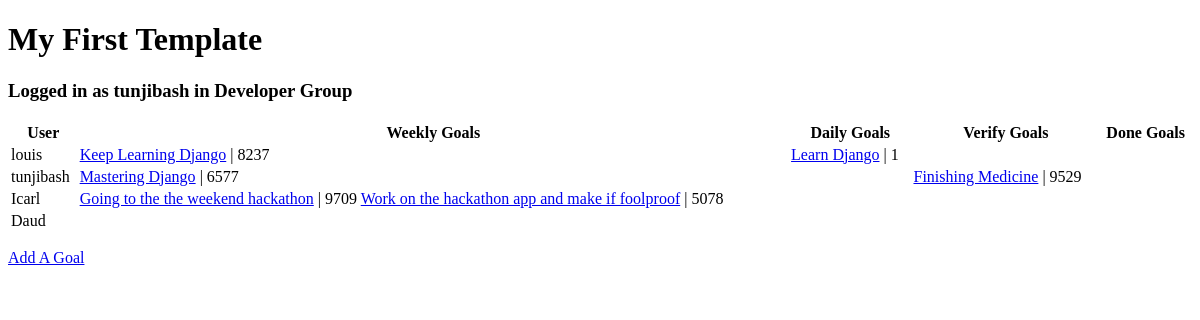
The page /bashorunemmascrumy/home (signed in) on the database as committed earlier.
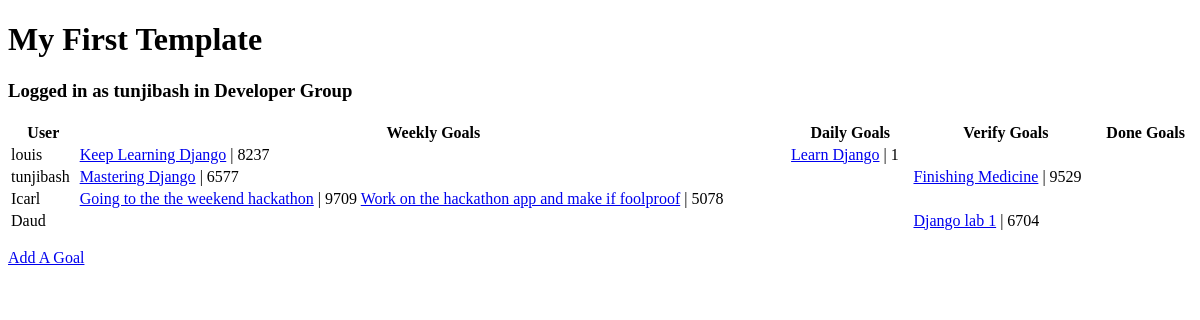
The same page on the database as committed later.
### bashorunemmascrumy/models.py (models this page shows)
class ScrumyGoals(models.Model):
    goal_name = models.CharField(max_length=50)
    goal_id = models.IntegerField()
    created_by = models.CharField(max_length=50)
    moved_by = models.CharField(max_length=50)
    owner = models.CharField(max_length=50)
    goal_status = models.ForeignKey(GoalStatus, on_delete=models.CASCADE)
    user = models.ForeignKey(User, related_name="user_goal", on_delete=models.CASCADE)
    def __str__(self):
        return self.goal_name

### bashorunemmascrumy/views.py (the view)
# urls.py: path('home', views.home),
@login_required(login_url="/bashorunemmascrumy/accounts/login")
def home(request):
    goal = ScrumyGoals.objects.get(goal_name="Keep Learning Django")
    all_users = User.objects.all()
    weekly_goals = GoalStatus.objects.get(status_name="Weekly Goal")
    goals_weekly = weekly_goals.scrumygoals_set.all()
    daily_goals = GoalStatus.objects.get(status_name="Daily Goal")
    goals_daily = daily_goals.scrumygoals_set.all()
    verify_goals = GoalStatus.objects.get(status_name="Verify Goal")
    goals_verify = verify_goals.scrumygoals_set.all()
    done_goals = GoalStatus.objects.get(status_name="Done Goal")
    goals_done = done_goals.scrumygoals_set.all()
    dictionary = {'users': all_users, 'weekly': goals_weekly, 'daily': goals_daily, 'verify': goals_verify, 'done': goals_done}
    return render(request, "bashorunemmascrumy/home.html", dictionary)

### bashorunemmascrumy/templates/bashorunemmascrumy/home.html (shortened to what this page needs)
<!DOCTYPE html>
<html lang="en-US">
<head>
</head>
<body>
	<h1>My First Template</h1>
	<h3>Logged in as {{ request.user }} in {{ request.user.groups.all.0 }} Group </h3>
	<table style="width : 100%">
		<tr>
			<th>User</th>
			<th>Weekly Goals</th>
			<th>Daily Goals</th>
			<th>Verify Goals</th>
			<th>Done Goals</th>
		</tr>
		{% for user in users %}
		<tr>
			<td>{{user}}</td>
			<td>{% for goal in weekly %}
				{%if goal.user.username == user.username %}
				<a href={% url 'bashorunemmascrumy:movegoal' goal.goal_id %}>{{goal}}</a> | {{goal.goal_id}}
				{%endif%}
				{%endfor%}
			</td>
			<td>
				{% for goal in daily%}
				{%if goal.user.username == user.username%}
				<a href={% url 'bashorunemmascrumy:movegoal' goal.goal_id %}>{{goal}}</a> | {{goal.goal_id}}
				{%endif%}
				{%endfor%}
			</td>
			<td>
				{% for goal in verify%}
				{%if goal.user.username == user.username %}
				<a href={% url 'bashorunemmascrumy:movegoal' goal.goal_id %}>{{goal}}</a> | {{goal.goal_id}}
				{%endif%}
				{%endfor%}
			</td>
			<td>
			</td>
		</tr>
		{%endfor%}
	</table>
	<p><a href={% url 'bashorunemmascrumy:addgoal' %}>Add A Goal </a></p>
</body>
</html>

Rows that differ between the two databases and show on the page:
added ScrumyGoals: goal_name "Django lab 1", goal_id "6704"
